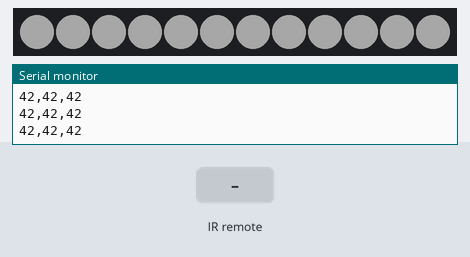
Simulated run of this sketch. Board: Arduino Uno, built with avr-gcc and run on an emulated ATmega328P. Parts: 12 RGB LEDs in strip order, left to right, the last lines printed to the serial monitor. The inputs (shaded band) are chosen by the test bench. Dim RGB values are drawn brighter than linear.

Above: at 1.2 s.
1.3 s: infrared code 0xFF02FD received
At 2.5 s:
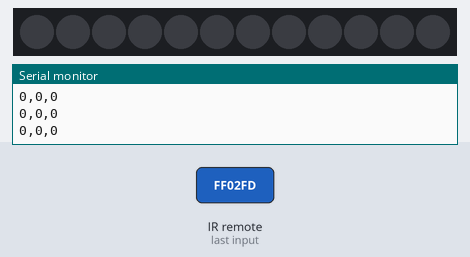
2.8 s: infrared code 0xFFC23D received
At 3.6 s:
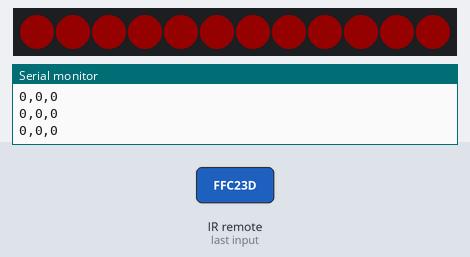
4.3 s: infrared code 0xFF629D received
At 4.9 s:
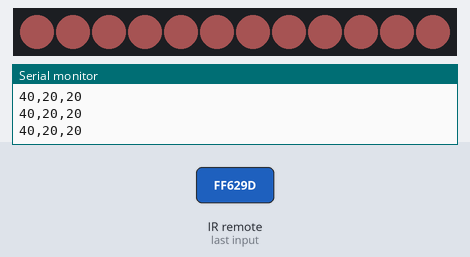
5.8 s: infrared code 0xFF22DD received
At 7.0 s:
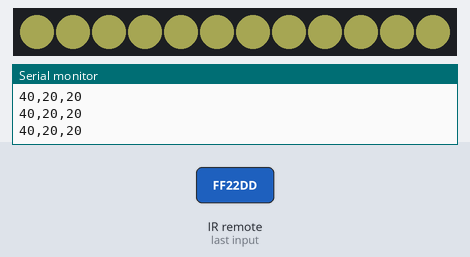
7.3 s: infrared code 0xFFA857 received
At 8.0 s:
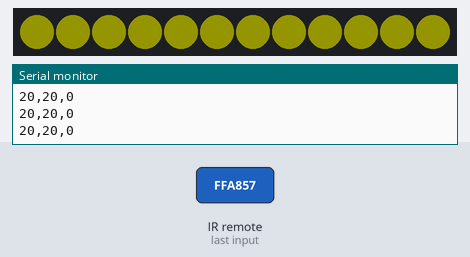
8.8 s: infrared code 0xFFA857 received
At 9.1 s:
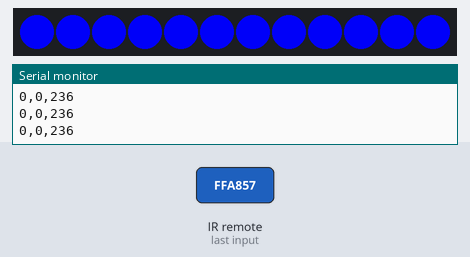
Timing chart, 0 to 11.3 s (numbered marks = the images above; inputs shaded):
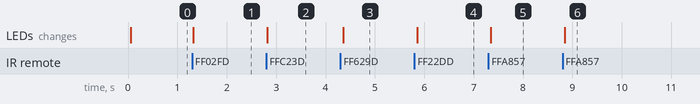

The sketch:

irreceiver_arduino.ino
```cpp
#include <Adafruit_NeoPixel.h>
#include <IRremote.h>

const int RECV_PIN = A0;
const int LEDS_PIN = 11;
const int LEDS_TOTAL = 12;
const int LIGHT_STEP = 20;
const int COLOR_START = 42;
boolean is_on = true;
IRrecv irrecv(RECV_PIN);
decode_results results;
Adafruit_NeoPixel strip = Adafruit_NeoPixel(LEDS_TOTAL, LEDS_PIN);

enum CONTROLS {
  // arrows
  RIGHT = 0xFFC23D,
  UP = 0xFF629D,
  OK = 0xFF02FD,
  DOWN = 0xFFA857,
  LEFT = 0xFF22DD,
  // numbers
  ONE = 0xFF6897,
  TWO = 0x9867,
  THREE = 0xFFB04F,
  FOUR = 0xFF30CF,
  FIVE = 0xFF18E7,
  SIX = 0xFF7A85,
  SEVEN = 0xFF10EF,
  EIGHT = 0xFF38C7,
  NINE = 0xFF5AAA5,
  ZERO = 0xFF4AB5,
  ASTERISK = 0xFF42BD,
  HASH = 0xFF52AD
};


void debug_print_color(int r, int g, int b){
  char str[16];
  sprintf(str, "%d,%d,%d", r, g, b);
  Serial.println(str);
}

void parse_color(unsigned long color, byte* res){
  res[0] = (color & 0xFF0000) >> 16;
  res[1] = (color & 0x00FF00) >> 8;
  res[2] = color & 0x0000FF;
  debug_print_color(res[0], res[1], res[2]);
}


void setColor(unsigned int r, unsigned int g, unsigned int b){
  for (int i=0;i<LEDS_TOTAL;i++){
    strip.setPixelColor(i, r, g, b);
    debug_print_color(r, g, b);
  }
  strip.show();
}


void dim(int step){
  byte r, g, b = 0;
  for (int i=0;i<LEDS_TOTAL;i++){
    unsigned long color = strip.getPixelColor(i);
    r = (((color & 0xFF0000) >> 16) - step) & 0xFF;
    g = (((color & 0x00FF00) >> 8) - step) & 0xFF;
    b = ((color & 0x0000FF) - step) & 0xFF;
    debug_print_color(r, g, b);
    strip.setPixelColor(i, r, g, b);
  }
  strip.show();
}


void brighten(int step){
  byte r, g, b = 0;
  for (int i=0;i<LEDS_TOTAL;i++){
    unsigned long color = strip.getPixelColor(i);
    r = (step + ((color & 0xFF0000) >> 16)) & 0xFF;
    g = (step + ((color & 0x00FF00) >> 8)) & 0xFF;
    b = (step + (color & 0x0000FF)) & 0xFF;
    debug_print_color(r, g, b);
    strip.setPixelColor(i, r, g, b);
  }
  strip.show();
}


void adjust(int step_red, int step_green, int step_blue){
  unsigned long color = 0;
  byte rgb[3] = {0};
  for (int i=0;i<LEDS_TOTAL;i++){
    color = strip.getPixelColor(i);
    parse_color(color, rgb);
    strip.setPixelColor(i, rgb[0] + step_red, rgb[1] + step_green, rgb[2] + step_blue);
  }
  strip.show();
}


void on(){
  setColor(COLOR_START, COLOR_START, COLOR_START);
}

void off(){
  setColor(0, 0, 0);
}

void setup(){
  Serial.begin(9600);
  pinMode(RECV_PIN, INPUT);
  irrecv.enableIRIn();
  // set up led strip
  strip.begin();
  if (is_on){
    on();
  }
}


void loop(){
  if (irrecv.decode(&results)){
    switch(results.value){
    case UP:
      brighten(LIGHT_STEP);
      break;
    case DOWN:
      dim(LIGHT_STEP);
      break;
    case LEFT:
      adjust(0, LIGHT_STEP, 0);
      break;
    case RIGHT:
      adjust(LIGHT_STEP, 0, 0);
      break;
    case OK:
      (is_on) ? off() : on();
      is_on = !is_on;
      break;
    default:
      Serial.println(results.value, HEX);
    }
    irrecv.resume();}
}
```

Measured:
- after the input at 1.3 s, the LEDs: change at once (image 1)
- after the input at 2.8 s, the LEDs: change at once (image 2)
- after the input at 4.3 s, the LEDs: change after 0.06 s (image 3)
- after the input at 5.8 s, the LEDs: change after 0.06 s (image 4)
- after the input at 7.3 s, the LEDs: change after 0.05 s (image 5)
- after the input at 8.8 s, the LEDs: change after 0.05 s (image 6)
